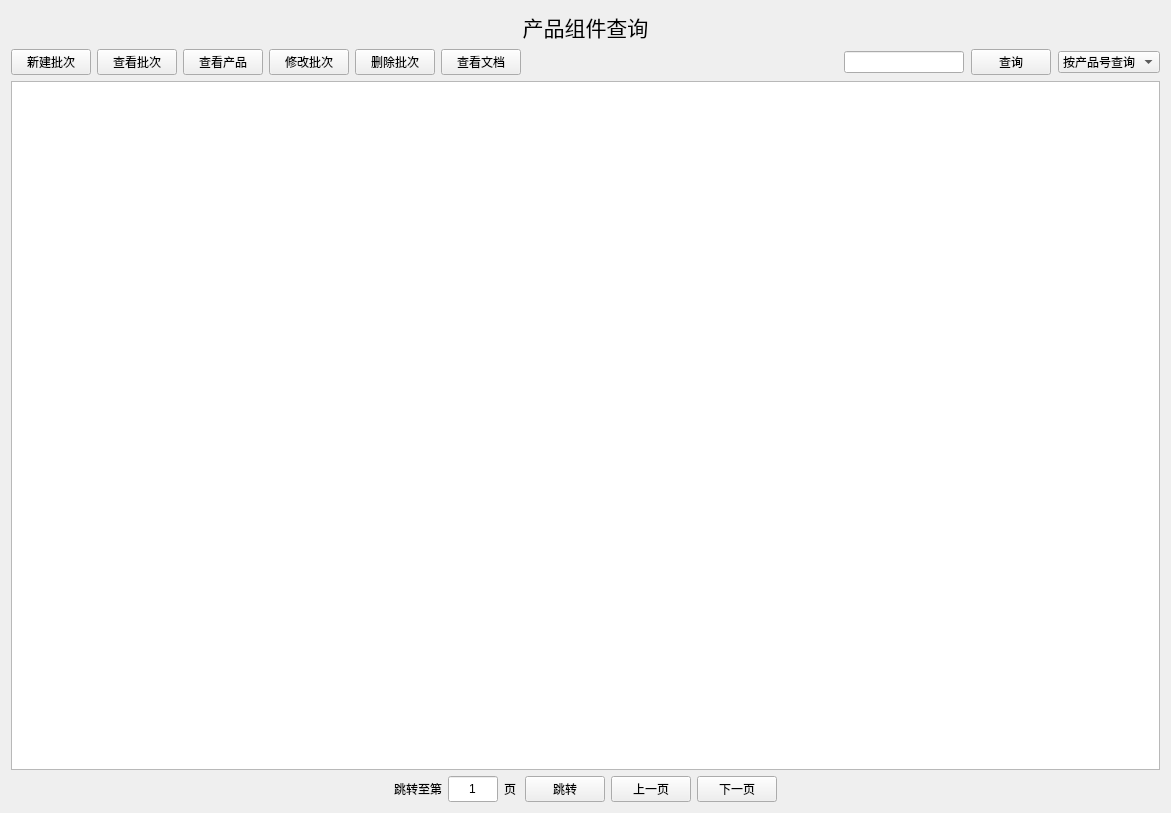
<?xml version="1.0" encoding="UTF-8"?>
<ui version="4.0">
 <class>Form</class>
 <widget class="QWidget" name="Form">
  <property name="geometry">
   <rect>
    <x>0</x>
    <y>0</y>
    <width>1171</width>
    <height>813</height>
   </rect>
  </property>
  <property name="windowTitle">
   <string>Form</string>
  </property>
  <layout class="QVBoxLayout" name="verticalLayout">
   <item>
    <widget class="QLabel" name="label">
     <property name="font">
      <font>
       <pointsize>16</pointsize>
      </font>
     </property>
     <property name="text">
      <string>产品组件查询</string>
     </property>
     <property name="alignment">
      <set>Qt::AlignCenter</set>
     </property>
     <property name="margin">
      <number>20</number>
     </property>
    </widget>
   </item>
   <item>
    <layout class="QHBoxLayout" name="horizontalLayout_3">
     <item>
      <layout class="QHBoxLayout" name="horizontalLayout_5">
       <item>
        <widget class="QPushButton" name="addBatchButton">
         <property name="text">
          <string>新建批次</string>
         </property>
        </widget>
       </item>
       <item>
        <widget class="QPushButton" name="selectBatch">
         <property name="text">
          <string>查看批次</string>
         </property>
        </widget>
       </item>
       <item>
        <widget class="QPushButton" name="selectProduct">
         <property name="text">
          <string>查看产品</string>
         </property>
        </widget>
       </item>
       <item>
        <widget class="QPushButton" name="alterVBatchButton">
         <property name="text">
          <string>修改批次</string>
         </property>
        </widget>
       </item>
      </layout>
     </item>
     <item>
      <widget class="QPushButton" name="deleteBatchButton">
       <property name="text">
        <string>删除批次</string>
       </property>
      </widget>
     </item>
     <item>
      <widget class="QPushButton" name="selectDocument">
       <property name="text">
        <string>查看文档</string>
       </property>
      </widget>
     </item>
     <item>
      <spacer name="horizontalSpacer">
       <property name="orientation">
        <enum>Qt::Horizontal</enum>
       </property>
       <property name="sizeHint" stdset="0">
        <size>
         <width>40</width>
         <height>20</height>
        </size>
       </property>
      </spacer>
     </item>
     <item>
      <layout class="QHBoxLayout" name="horizontalLayout">
       <property name="spacing">
        <number>7</number>
       </property>
       <item>
        <widget class="QLineEdit" name="searchEdit">
         <property name="maximumSize">
          <size>
           <width>500</width>
           <height>16777215</height>
          </size>
         </property>
        </widget>
       </item>
       <item>
        <widget class="QPushButton" name="searchButton">
         <property name="text">
          <string>查询</string>
         </property>
        </widget>
       </item>
       <item>
        <widget class="QComboBox" name="comboBox">
         <item>
          <property name="text">
           <string>按产品号查询</string>
          </property>
         </item>
         <item>
          <property name="text">
           <string>按产品名查询</string>
          </property>
         </item>
         <item>
          <property name="text">
           <string>按批次号查询</string>
          </property>
         </item>
        </widget>
       </item>
      </layout>
     </item>
    </layout>
   </item>
   <item>
    <widget class="QTableView" name="tableView"/>
   </item>
   <item>
    <layout class="QHBoxLayout" name="horizontalLayout_4">
     <item>
      <spacer name="horizontalSpacer_2">
       <property name="orientation">
        <enum>Qt::Horizontal</enum>
       </property>
       <property name="sizeHint" stdset="0">
        <size>
         <width>40</width>
         <height>20</height>
        </size>
       </property>
      </spacer>
     </item>
     <item>
      <layout class="QHBoxLayout" name="horizontalLayout_2">
       <item>
        <widget class="QLabel" name="label_2">
         <property name="text">
          <string>跳转至第</string>
         </property>
        </widget>
       </item>
       <item>
        <widget class="QLineEdit" name="jumpEdit">
         <property name="maximumSize">
          <size>
           <width>50</width>
           <height>50</height>
          </size>
         </property>
         <property name="text">
          <string>1</string>
         </property>
         <property name="maxLength">
          <number>9999</number>
         </property>
         <property name="alignment">
          <set>Qt::AlignCenter</set>
         </property>
        </widget>
       </item>
       <item>
        <widget class="QLabel" name="totalPageLabel">
         <property name="text">
          <string>页</string>
         </property>
        </widget>
       </item>
       <item>
        <widget class="QPushButton" name="jumpButton">
         <property name="text">
          <string>跳转</string>
         </property>
        </widget>
       </item>
       <item>
        <widget class="QPushButton" name="previousButton">
         <property name="text">
          <string>上一页</string>
         </property>
        </widget>
       </item>
       <item>
        <widget class="QPushButton" name="nextButton">
         <property name="text">
          <string>下一页</string>
         </property>
        </widget>
       </item>
      </layout>
     </item>
     <item>
      <spacer name="horizontalSpacer_3">
       <property name="orientation">
        <enum>Qt::Horizontal</enum>
       </property>
       <property name="sizeHint" stdset="0">
        <size>
         <width>40</width>
         <height>20</height>
        </size>
       </property>
      </spacer>
     </item>
    </layout>
   </item>
  </layout>
 </widget>
 <resources/>
 <connections/>
</ui>
